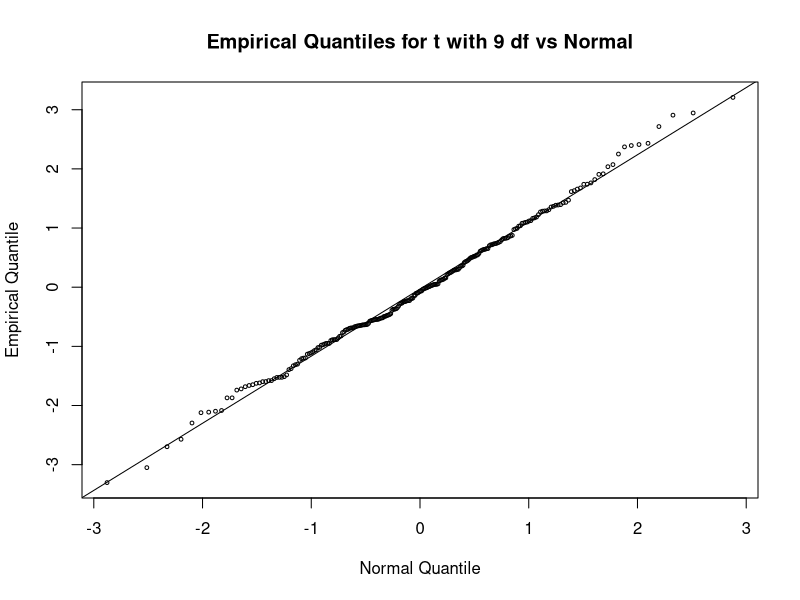
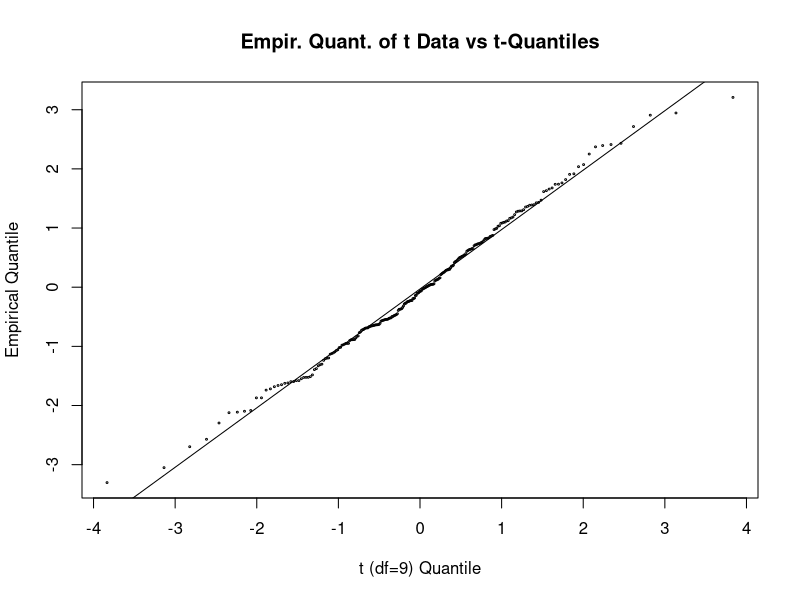
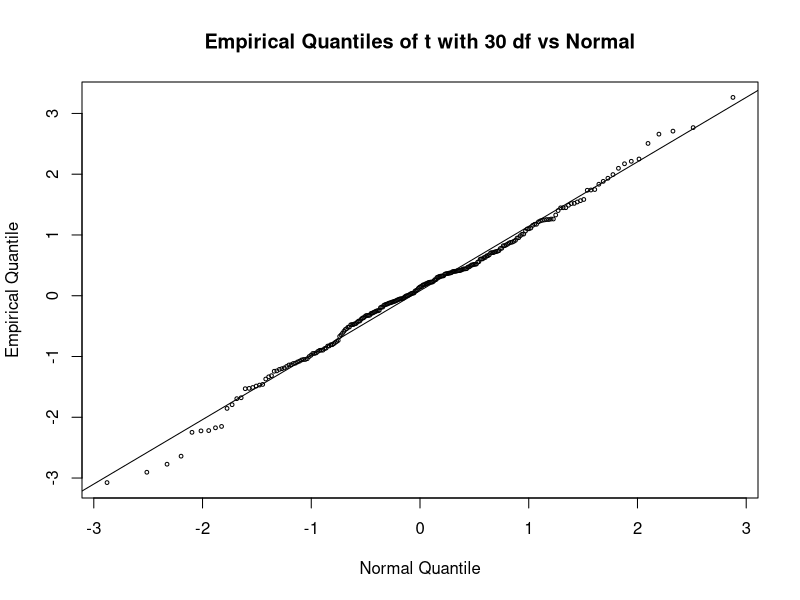
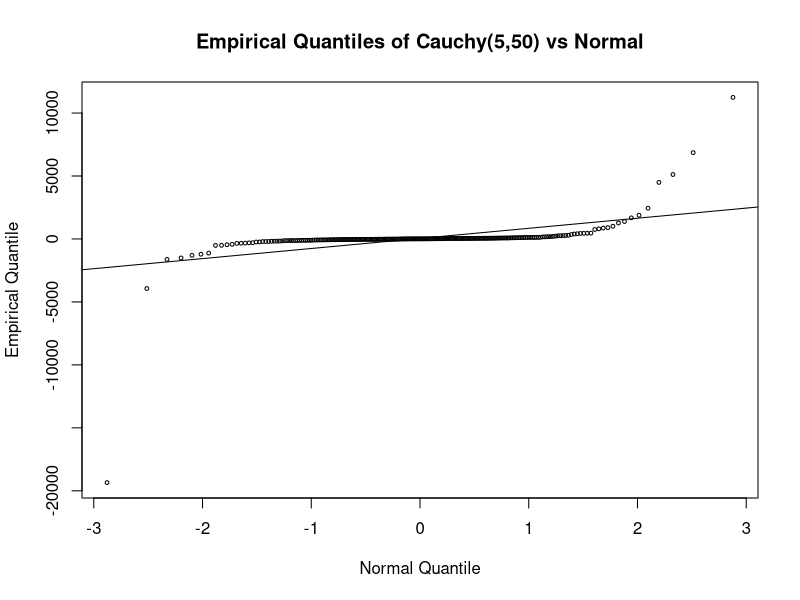
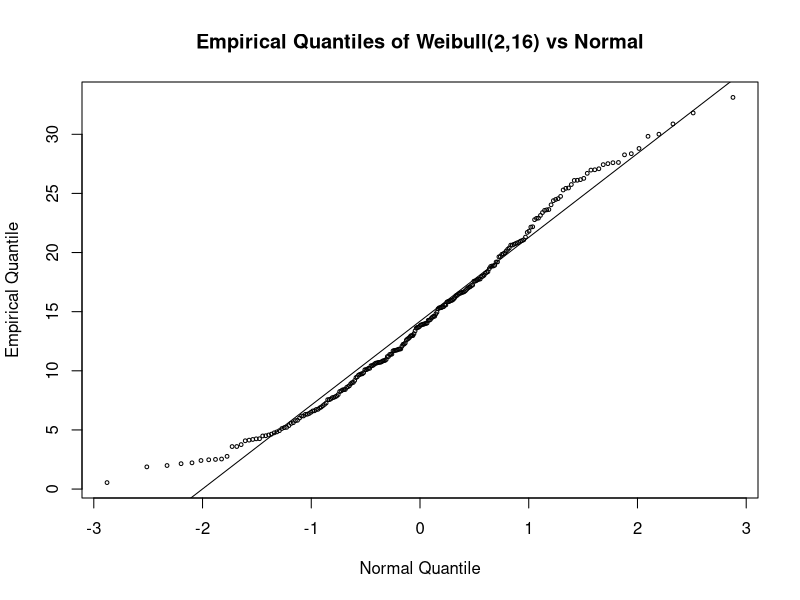
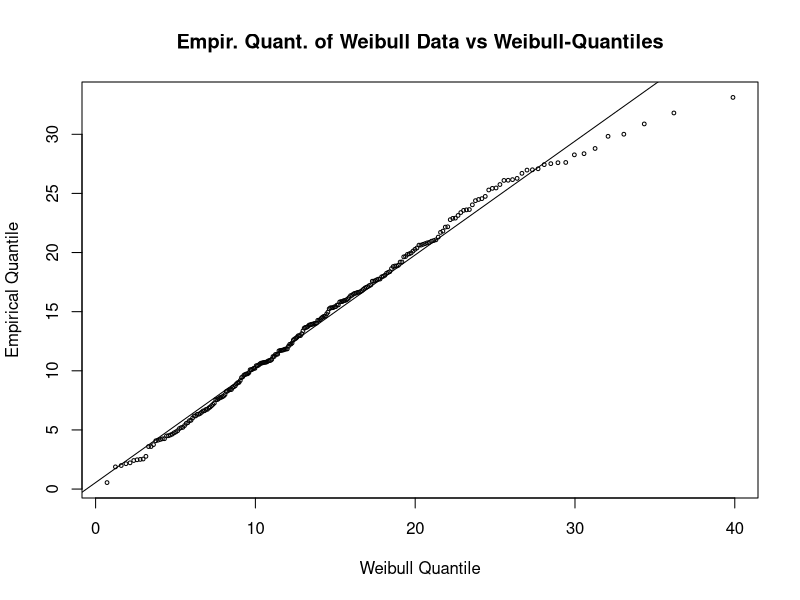
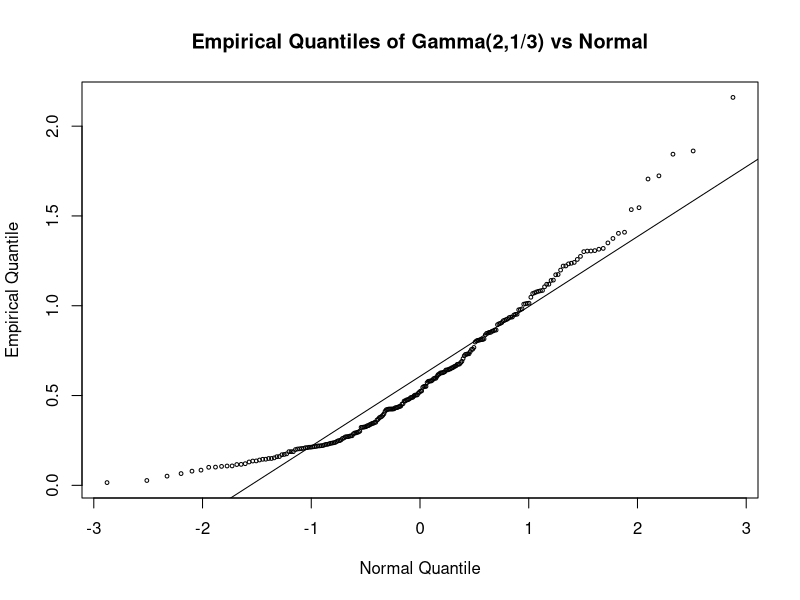
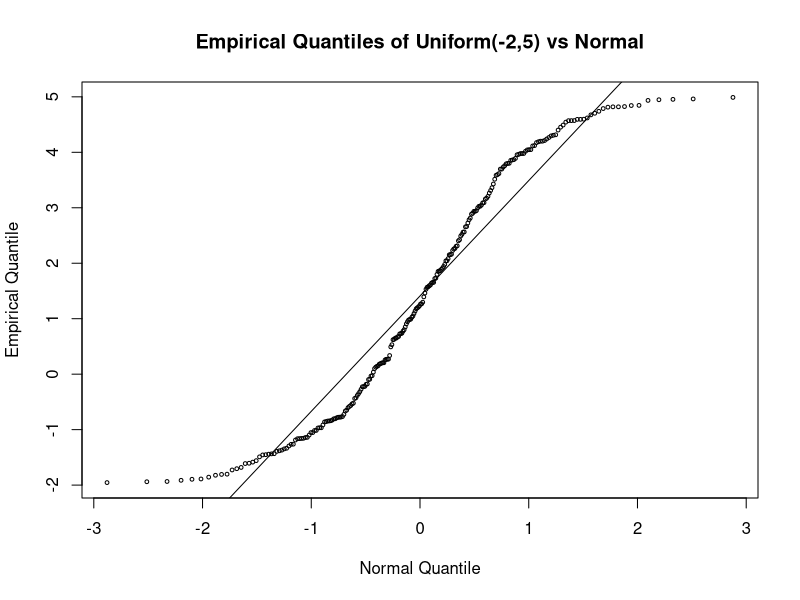

The R source for these figures, in order:
#The following R program generates data from various specified distributions
#and the plots the generated data various various reference distributions.
# This program is refdist.R in Files/Rcode on Dostat 
#-------------------------------------------------------------------------------

#generates 250 observations from t with df=9 and 30, Cauchy, Gamma with 
#shape=2 and scale=1/3, weibull with scale=4 and shape=2, uniform on (-2,5):
#Note in the gamma function, gamma(a,b): a=shape, b=1/scale
#Note in the weibull function, weibull(a,b): a=shape, b=(scale)^(1/a)

n=250

i= seq(1:n)
u= (i-.5)/n
z   = sort(qnorm(u))

t9  = sort(rt(n,9))
t30 = sort(rt(n,30))
cau = sort(rcauchy(n,5,50))
wei = sort(rweibull(n,2,16))
gam = sort(rgamma(n,2,3))
uni = sort(runif(n,-2,5))

#The following commands will generate various normal probability plots:

#postscript("u:/meth1/psfiles/refdistt9vn.ps",height=8,horizontal=FALSE)


# Empirical Quantile of t with df=9  vs Normal Quantiles:

plot(z,t9,xlab="Normal Quantile",ylab="Empirical Quantile",
       lab=c(7,8,7),main="Empirical Quantiles for t with 9 df vs Normal",
cex=.5)
abline(lm(t9~z))
 
# Empirical t with df= 9-Quantile vs t with df=9 Quantiles:

#postscript("u:/meth1/psfiles/refdistt9vt.ps",height=8,horizontal=FALSE)


t=sort(qt(u,9))
plot(t,t9, xlab="t (df=9) Quantile",
     ylab="Empirical Quantile",lab=c(6,9,7), main=
"Empir. Quant. of t Data vs t-Quantiles",cex=.25)
abline(lm(t9~t))



#postscript("u:/meth1/psfiles/refdistt30vn.ps",height=8,horizontal=FALSE)



# empirical t with df=30-Quantile vs normal quantiles:

plot(z,t30,xlab="Normal Quantile",ylab="Empirical Quantile",
       lab=c(7,8,7),main="Empirical Quantiles of t with 30 df vs Normal",cex=.5)
abline(lm(t30~z))

# empirical Cauchy-Quantile vs Normal Quantiles:

#postscript("u:/meth1/psfiles/refdistcvn.ps",height=8,horizontal=FALSE)


plot(z,cau,xlab="Normal Quantile",ylab="Empirical Quantile",
main="Empirical Quantiles of Cauchy(5,50) vs Normal",cex=.5)
abline(lm(cau~z))



#postscript("u:/meth1/psfiles/refdistwvn.ps",height=8,horizontal=FALSE)



# empirical Weibull-Quantile vs Normal Quantiles:

plot(z,wei,xlab="Normal Quantile",ylab="Empirical Quantile",
main="Empirical Quantiles of Weibull(2,16) vs Normal",cex=.5)
abline(lm(wei~z))

# empirical Weibull-Quantile vs Weibull-Quantiles:

#postscript("u:/meth1/psfiles/refdistwvw.ps",height=8,horizontal=FALSE)


x= sort(qweibull(u,2,16))
plot(x,wei, xlab="Weibull Quantile",ylab="Empirical Quantile",main=
"Empir. Quant. of Weibull Data vs Weibull-Quantiles",cex=.5)
abline(lm(wei~x))



#postscript("u:/meth1/psfiles/refdistgvn.ps",height=8,horizontal=FALSE)

# empirical Gamma-Quantile vs Normal Quantiles:

plot(z,gam,xlab="Normal Quantile",ylab="Empirical Quantile",
main="Empirical Quantiles of Gamma(2,1/3) vs Normal",cex=.5)
abline(lm(gam~z))


# empirical Uniform-Quantile vs Normal Quantiles:

#postscript("u:/meth1/psfiles/refdistuvn.ps",height=8,horizontal=FALSE)


plot(z,uni,xlab="Normal Quantile",ylab="Empirical Quantile",
lab=c(7,7,7), main="Empirical Quantiles of Uniform(-2,5) vs Normal",cex=.5)
abline(lm(uni~z))

#graphics.off()








